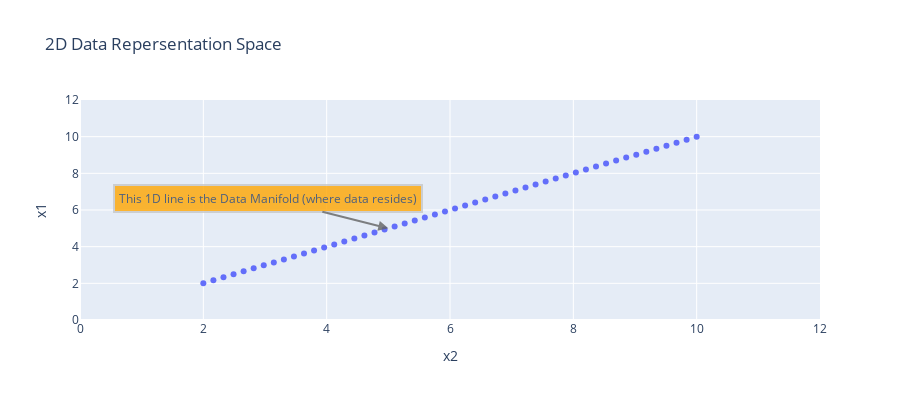

Write notebook code for a chart like this one.
### Markdown cell above
<a href="https://colab.research.google.com/github/umjuho/machinlearning_learn/blob/main/AutoEncoder.ipynb" target="_parent"><img src="https://colab.research.google.com/assets/colab-badge.svg" alt="Open In Colab"/></a>

### Code cell
from plotly.offline import init_notebook_mode, iplot
import plotly.graph_objs as go
import numpy as np
init_notebook_mode(connected=True)

## generate random data
N = 50
random_x = np.linspace(2, 10, N)
random_y1 = np.linspace(2, 10, N)
random_y2 = np.linspace(2, 10, N)

trace1 = go.Scatter(x = random_x, y = random_y1, mode="markers", name="Actual Data")
trace2 = go.Scatter(x = random_x, y = random_y2, mode="lines", name="Model")
layout = go.Layout(title="2D Data Repersentation Space", xaxis=dict(title="x2", range=(0,12)), 
                   yaxis=dict(title="x1", range=(0,12)), height=400, 
                   annotations=[dict(x=5, y=5, xref='x', yref='y', text='This 1D line is the Data Manifold (where data resides)',
                   showarrow=True, align='center', arrowhead=2, arrowsize=1, arrowwidth=2, arrowcolor='#636363',
                   ax=-120, ay=-30, bordercolor='#c7c7c7', borderwidth=2, borderpad=4, bgcolor='orange', opacity=0.8)])
figure = go.Figure(data = [trace1], layout = layout)
iplot(figure)

### Figure 1 — Plotly figure (JSON) as saved in the notebook; plotly's stock layout.template omitted (floating-point values rounded to 4 significant figures)
{"data": [{"y": [2, 2.163, 2.327, 2.49, 2.653, 2.816, 2.98, 3.143, 3.306, 3.469, 3.633, 3.796, 3.959, 4.122, 4.286, 4.449, 4.612, 4.776, 4.939, 5.102, 5.265, 5.429, 5.592, 5.755, 5.918, 6.082, 6.245, 6.408, 6.571, 6.735, 6.898, 7.061, 7.224, 7.388, 7.551, 7.714, 7.878, 8.041, 8.204, 8.367, 8.531, 8.694, 8.857, 9.02, 9.184, 9.347, 9.51, 9.673, 9.837, 10], "x": [2, 2.163, 2.327, 2.49, 2.653, 2.816, 2.98, 3.143, 3.306, 3.469, 3.633, 3.796, 3.959, 4.122, 4.286, 4.449, 4.612, 4.776, 4.939, 5.102, 5.265, 5.429, 5.592, 5.755, 5.918, 6.082, 6.245, 6.408, 6.571, 6.735, 6.898, 7.061, 7.224, 7.388, 7.551, 7.714, 7.878, 8.041, 8.204, 8.367, 8.531, 8.694, 8.857, 9.02, 9.184, 9.347, 9.51, 9.673, 9.837, 10], "type": "scatter", "mode": "markers", "name": "Actual Data"}], "layout": {"title": {"text": "2D Data Repersentation Space"}, "yaxis": {"range": [0, 12], "title": {"text": "x1"}}, "height": 400, "xaxis": {"range": [0, 12], "title": {"text": "x2"}}, "annotations": [{"bordercolor": "#c7c7c7", "opacity": 0.8, "xref": "x", "arrowhead": 2, "y": 5, "bgcolor": "orange", "yref": "y", "text": "This 1D line is the Data Manifold (where data resides)", "align": "center", "arrowsize": 1, "borderwidth": 2, "x": 5, "ay": -30, "ax": -120, "arrowwidth": 2, "borderpad": 4, "arrowcolor": "#636363", "showarrow": true}]}}
